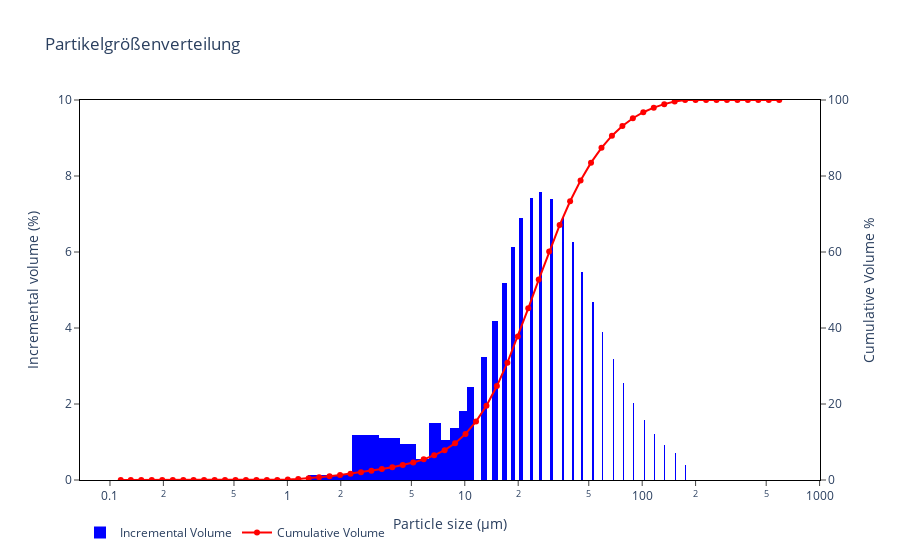

Notebook code for this chart:
### Code cell
# Dokumentation zu mehrfachen Axen auf -> https://plotly.com/python/multiple-axes/

# Follow the instructions via the text input field!
df = loader.get_csv_file()

# The Plotting
try:
    
    # Berechnung der Bin-Kanten für das Histogramm
    # Für logarithmische Achsen nimmt man oft das geometrische Mittel zwischen benachbarten Punkten.
    # Das erste Element ist der Anfang des ersten Bins, das letzte Element ist das Ende des letzten Bins.
    bin_edges = np.sqrt(df["Durchmesser"].iloc[:-1].values * df["Durchmesser"].iloc[1:].values)
    
    # Füge den Startpunkt des ersten Bins und den Endpunkt des letzten Bins hinzu.
    # Annahme: Der erste Punkt ist der Start des ersten Bins und der letzte Punkt ist der Endpunkt des letzten Bins.
    # Alternativ könnte man auch den ersten Durchmesser / (Verhältnis des 2. zum 1.) und den letzten * (Verhältnis des letzten zum vorletzten) nehmen.
    # Für dieses Dataset reicht es, wenn wir einfach den ersten und den letzten Durchmesser hinzufügen.
    bin_edges = np.insert(bin_edges, 0, df["Durchmesser"].iloc[0])
    bin_edges = np.append(bin_edges, df["Durchmesser"].iloc[-1])

    fig = go.Figure()
    
    # Hinzufügen des Histogramm-Traces
    fig.add_trace(
        go.Histogram(
            x=df["Durchmesser"],
            y=df["q"],
            name="Incremental Volume",
            marker_color="blue", # Farbe direkt für den Marker setzen
            histfunc="sum", # Summiert die y-Werte innerhalb jedes Bins
            xbins=dict(
                start=bin_edges[0],
                end=bin_edges[-1],
                size=np.diff(np.log10(bin_edges)) # Bin-Größen auf logarithmischer Skala
            ),
            autobinx=False, # Deaktiviere automatische Bin-Erkennung
            # Alternativ: Um die Breite der Balken manuell zu steuern (nicht unbedingt nötig mit xbins)
            # hoverinfo='x+y', # Optional: Zeigt x- und y-Wert beim Hovern an
            # opacity=0.8 # Optional: Für Transparenz
        )
    )
    
    fig.add_trace(
        go.Scatter(
            x=df["Durchmesser"],
            y=df["Q"],
            yaxis="y2",
            name="Cumulative Volume",
            marker=dict(color="red"),
            mode="lines+markers"
        )
    )
    
    fig.update_layout(
        title_text="Partikelgrößenverteilung",
        legend=dict(orientation="h"),         
        xaxis=dict(
            title=dict(text="Particle size (µm)"),
            type="log", # Wichtig: X-Achse auf logarithmische Skala setzen
            autorange=True,
            showgrid=True, # Optional: Gitterlinien anzeigen
            mirror=True,
            linewidth=1, # Optional: Achsenlinienbreite
            linecolor='black', # Optional: Achsenlinienfarbe
            ticks='outside',
            ticklen=5,
            tickwidth=1, # Optional: Tick-Breite
        ),
        yaxis=dict(
            title=dict(text="Incremental volume (%)"),
            side="left",
            range=[0, 10],
            showgrid=True,
            mirror=True,
            linewidth=1,
            linecolor='black',
            ticks='outside',
            ticklen=5,
            tickwidth=1,
        ),
        yaxis2=dict(
            title=dict(text="Cumulative Volume %"),
            side="right",
            range=[0, 100],
            overlaying="y",
            tickmode="array",
            tickvals=[0, 20, 40, 60, 80, 100], # Explizite Tick-Werte für rechte Achse
            showgrid=True,
            mirror=True,
            linewidth=1,
            linecolor='black',
            ticks='outside',
            ticklen=5,
            tickwidth=1,
        ),
        bargap=0, 
        plot_bgcolor='white',
        barmode='overlay' # Stellt sicher, dass die Balken nicht gestapelt werden, falls mehrere Histogramme vorhanden wären
    )
    fig.show()
    
except TypeError:
    print("\nProgram interrupted by user.")

### Figure 1 — Plotly figure (JSON) as saved in the notebook; plotly's stock layout.template omitted (floating-point values rounded to 4 significant figures)
{"data": [{"autobinx": false, "histfunc": "sum", "marker": {"color": "blue"}, "name": "Incremental Volume", "type": "histogram", "x": [0.115, 0.131, 0.15, 0.172, 0.197, 0.226, 0.259, 0.296, 0.339, 0.389, 0.445, 0.51, 0.584, 0.669, 0.766, 0.877, 1.005, 1.151, 1.318, 1.51, 1.729, 1.981, 2.269, 2.599, 2.976, 3.409, 3.905, 4.472, 5.122, 5.867, 6.72, 7.697, 8.816, 10.1, 11.56, 13.25, 15.17, 17.38, 19.9, 22.8, 26.11, 29.91, 34.26, 39.23, 44.94, 51.47, 58.95, 67.52, 77.34, 88.58, 101.5, 116.2, 133.1, 152.5, 174.6, 200.0, 229.1, 262.4, 300.5, 344.2, 394.2, 451.6, 517.2, 592.4], "xbins": {"end": 592.4, "size": [0.02829, 0.0577, 0.05913, 0.05919, 0.05929, 0.05942, 0.05859, 0.05845, 0.05933, 0.05908, 0.05881, 0.05903, 0.05893, 0.05891, 0.05879, 0.05897, 0.05904, 0.05887, 0.05895, 0.05894, 0.05895, 0.05902, 0.05896, 0.0589, 0.05891, 0.05899, 0.05894, 0.05891, 0.05896, 0.05896, 0.05895, 0.05895, 0.05894, 0.05894, 0.05895, 0.05895, 0.05895, 0.05895, 0.05895, 0.05894, 0.05895, 0.05895, 0.05894, 0.05894, 0.05895, 0.05895, 0.05894, 0.05895, 0.05895, 0.05895, 0.05895, 0.05895, 0.05895, 0.05895, 0.05895, 0.05895, 0.05895, 0.05895, 0.05895, 0.05895, 0.05895, 0.05895, 0.05895, 0.02947], "start": 0.115}, "y": [0.0, 0.0, 0.0, 0.0, 0.0, 0.0, 0.0, 0.0, 0.0, 0.0, 0.0, 0.0, 0.0, 0.0, 0.0, 0.0, 0.125, 0.162, 0.201, 0.24, 0.277, 0.311, 0.339, 0.367, 0.404, 0.446, 0.498, 0.559, 0.675, 0.831, 1.065, 1.357, 1.82, 2.451, 3.242, 4.175, 5.177, 6.138, 6.908, 7.413, 7.575, 7.4, 6.93, 6.267, 5.483, 4.683, 3.905, 3.192, 2.562, 2.025, 1.576, 1.213, 0.924, 0.699, 0.388, 0.0, 0.0, 0.0, 0.0, 0.0, 0.0, 0.0, 0.0, 0.0]}, {"marker": {"color": "red"}, "mode": "lines+markers", "name": "Cumulative Volume", "type": "scatter", "x": [0.115, 0.131, 0.15, 0.172, 0.197, 0.226, 0.259, 0.296, 0.339, 0.389, 0.445, 0.51, 0.584, 0.669, 0.766, 0.877, 1.005, 1.151, 1.318, 1.51, 1.729, 1.981, 2.269, 2.599, 2.976, 3.409, 3.905, 4.472, 5.122, 5.867, 6.72, 7.697, 8.816, 10.1, 11.56, 13.25, 15.17, 17.38, 19.9, 22.8, 26.11, 29.91, 34.26, 39.23, 44.94, 51.47, 58.95, 67.52, 77.34, 88.58, 101.5, 116.2, 133.1, 152.5, 174.6, 200.0, 229.1, 262.4, 300.5, 344.2, 394.2, 451.6, 517.2, 592.4], "y": [0.0, 0.0, 0.0, 0.0, 0.0, 0.0, 0.0, 0.0, 0.0, 0.0, 0.0, 0.0, 0.0, 0.0, 0.0, 0.0, 0.125, 0.287, 0.487, 0.727, 1.004, 1.315, 1.654, 2.021, 2.425, 2.871, 3.369, 3.928, 4.603, 5.434, 6.499, 7.856, 9.676, 12.13, 15.37, 19.54, 24.72, 30.86, 37.77, 45.18, 52.75, 60.15, 67.08, 73.35, 78.83, 83.52, 87.42, 90.61, 93.18, 95.2, 96.78, 97.99, 98.91, 99.61, 100.0, 100.0, 100.0, 100.0, 100.0, 100.0, 100.0, 100.0, 100.0, 100.0], "yaxis": "y2"}], "layout": {"bargap": 0, "barmode": "overlay", "legend": {"orientation": "h"}, "plot_bgcolor": "white", "title": {"text": "Partikelgrößenverteilung"}, "xaxis": {"autorange": true, "linecolor": "black", "linewidth": 1, "mirror": true, "showgrid": true, "ticklen": 5, "ticks": "outside", "tickwidth": 1, "title": {"text": "Particle size (µm)"}, "type": "log"}, "yaxis": {"linecolor": "black", "linewidth": 1, "mirror": true, "range": [0, 10], "showgrid": true, "side": "left", "ticklen": 5, "ticks": "outside", "tickwidth": 1, "title": {"text": "Incremental volume (%)"}}, "yaxis2": {"linecolor": "black", "linewidth": 1, "mirror": true, "overlaying": "y", "range": [0, 100], "showgrid": true, "side": "right", "ticklen": 5, "tickmode": "array", "ticks": "outside", "tickvals": [0, 20, 40, 60, 80, 100], "tickwidth": 1, "title": {"text": "Cumulative Volume %"}}}}
